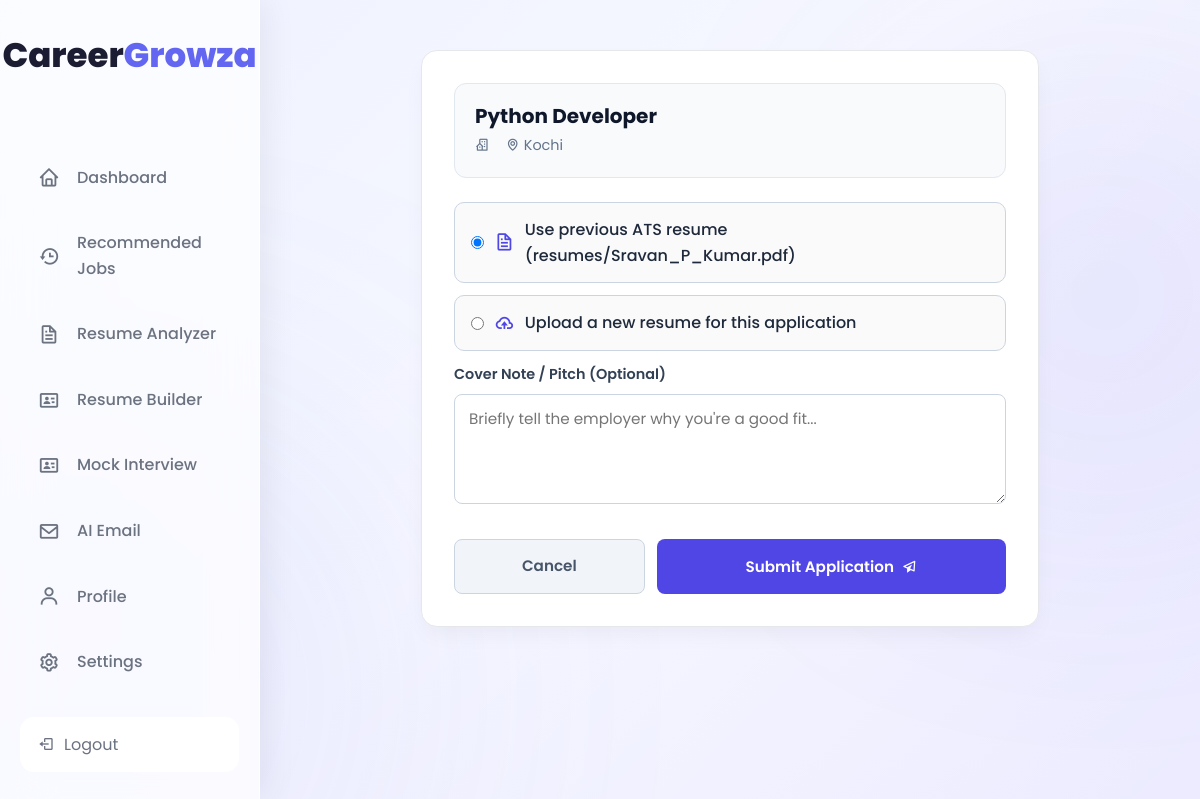
Screenshot of /jobs/apply/6/ (signed in) with the database file from the repository.
### web/models.py (models this page shows, shortened)
class RecruiterJob(models.Model):
    recruiter = models.ForeignKey(User, on_delete=models.CASCADE, limit_choices_to={'is_staff': True}) # Or extend via a profile type
    title = models.CharField(max_length=255)
    company_name = models.CharField(max_length=255)
    location = models.CharField(max_length=255)
    description = models.TextField()
    salary = models.CharField(max_length=100, blank=True, null=True, help_text="e.g. ₹6,000,000 - ₹12,000,000 PA or $80k - $100k")
    experience_required = models.CharField(max_length=100, blank=True, null=True, help_text="e.g. 2-4 Years or Entry Level")
    required_skills = models.JSONField(default=list, blank=True)
    redirect_url = models.URLField(blank=True, null=True, help_text="Link to external application form if applicable")
    created_at = models.DateTimeField(auto_now_add=True)

class ATSResult(models.Model):
    user = models.ForeignKey(User, on_delete=models.CASCADE)
    resume = models.FileField(upload_to="resumes/")
    job_description = models.TextField()
    resume_json = models.JSONField()
    jd_json = models.JSONField()
    ats_score = models.FloatField(default=0)
    matched_skills = models.JSONField(default=list)
    missing_skills = models.JSONField(default=list)
    recommended_skills = models.JSONField(default=list)
    strengths = models.JSONField(default=list)
    improvements = models.JSONField(default=list)
    created_at = models.DateTimeField(auto_now_add=True)

### web/views.py (the view, shortened to what this page needs)
@login_required
def apply_job_view(request, job_id):
    job = get_object_or_404(RecruiterJob, id=job_id)
    existing_application = Application.objects.filter(job=job, applicant=request.user).exists()
    if existing_application:
        messages.warning(request, f"You have already applied for '{job.title}'.")
        return redirect('dashboard')
    user_profile = getattr(request.user, 'profile', None)
    latest_ats_result = ATSResult.objects.filter(user=request.user).order_by('-created_at').first()
    latest_resume = None
    if latest_ats_result and latest_ats_result.resume:
        latest_resume = latest_ats_result.resume
    elif user_profile and hasattr(user_profile, 'resume') and user_profile.resume:
        latest_resume = user_profile.resume
    return render(request, 'apply_job.html', {'job': job, 'latest_resume': latest_resume})

### web/templates/apply_job.html (shortened to what this page needs)
{% load static %}
<!DOCTYPE html>
<html lang="en">
<head>
  <link rel="stylesheet" href="https://unpkg.com/boxicons@2.1.4/css/boxicons.min.css">
  <link rel="stylesheet" href="{% static 'css/common.css' %}">
  <link rel="stylesheet" href="{% static 'css/layout.css' %}">
  <link rel="stylesheet" href="{% static 'css/sidebar.css' %}">
</head>
<body>
{% include "navbar.html" with active_page="dashboard" %}
<main class="main-content">
  <div class="apply-container">
    <div class="apply-card">
      <div class="job-summary">
        <h2>{{ job.title }}</h2>
        <div class="job-meta-info">
          <span><i class='bx bx-building-house'></i> {{ job.company }}</span>
          <span><i class='bx bx-map'></i> {{ job.location }}</span>
        </div>
      </div>
      <form method="POST" enctype="multipart/form-data">
        {% if latest_resume %}
          <div class="resume-choice-box">
            <label class="resume-label">
              <input type="radio" name="use_existing_resume" value="true" checked onclick="toggleUpload(false)">
              <i class='bx bx-file' style="font-size: 1.3rem; color: #4f46e5;"></i>
              <span>Use previous ATS resume ({{ latest_resume.name }})</span>
            </label>
          </div>
          <div class="resume-choice-box">
            <label class="resume-label">
              <input type="radio" name="use_existing_resume" value="false" onclick="toggleUpload(true)">
              <i class='bx bx-cloud-upload' style="font-size: 1.3rem; color: #4f46e5;"></i>
              <span>Upload a new resume for this application</span>
            </label>
          </div>
        {% else %}
          <div class="form-group">
            <label for="resume">Upload Resume (PDF or DOCX) *</label>
            <input type="file" id="resume" name="resume" class="form-control" accept=".pdf,.doc,.docx" required>
          </div>
        {% endif %}
        <div class="form-group">
          <label for="cover_note">Cover Note / Pitch (Optional)</label>
          <textarea id="cover_note" name="cover_note" class="form-control" placeholder="Briefly tell the employer why you're a good fit..."></textarea>
        </div>
        <div class="action-row">
          <a href="{% url 'dashboard' %}" class="btn-cancel">Cancel</a>
          <button type="submit" class="btn-submit">
            Submit Application <i class='bx bx-paper-plane'></i>
          </button>
        </div>
      </form>
    </div>
  </div>
</main>
</body>
</html>

### static/css/common.css (style rules this page uses)
:root { --background: linear-gradient(135deg, #eef2ff, #f7f8ff, #ecebff); --card: #ffffff; --surface: #f8f9ff; --surface-2: #eef2ff; --glass: rgba(255, 255, 255, 0.72); --glass-border: rgba(255, 255, 255, 0.75); --text: #1c1c32; --text-light: #6b7280; --border: #d8def7; --input-bg: #ffffff; --primary: #6366f1; --primary-hover: #4f46e5; --shadow: 0 10px 30px rgba(0, 0, 0, 0.08); }
* { margin: 0; padding: 0; box-sizing: border-box; font-family: 'Poppins', sans-serif; transition: background-color 0.3s ease, color 0.3s ease, border-color 0.3s ease, box-shadow 0.3s ease; }
html { scroll-behavior: smooth; }
body { min-height: 100vh; background: var(--background); color: var(--text); overflow-x: hidden; overflow-y: auto; position: relative; line-height: 1.6; }
body::before { content: ''; position: fixed; width: 450px; height: 450px; left: -120px; bottom: -120px; border-radius: 50%; background: var(--primary); filter: blur(170px); opacity: 0.18; z-index: -2; }
body::after { content: ''; position: fixed; width: 350px; height: 350px; right: -80px; top: 120px; border-radius: 50%; background: var(--primary-hover); filter: blur(150px); opacity: 0.16; z-index: -2; }
h1, h2, h3, h4, h5, h6 { color: var(--text); line-height: 1.2; }
a { text-decoration: none; color: inherit; }
button { border: none; cursor: pointer; }

### static/css/layout.css (style rules this page uses)
* { margin: 0; padding: 0; box-sizing: border-box; }
html { scroll-behavior: smooth; }
body { font-family: 'DM Sans', sans-serif; background: var(--background); color: var(--text); min-height: 100vh; overflow-x: hidden; }
.main-content { flex:1; margin-left:260px; padding:20px 24px; overflow-x:hidden; min-width:0; transition: margin-left .35s ease, padding .35s ease; }

### web/templates/apply_job.html (style rules this page uses)
.apply-container { max-width: 650px; margin: 30px auto; padding: 0 16px; }
.apply-card { background: #ffffff; border: 1px solid #e5e7eb; border-radius: 16px; padding: 32px; box-shadow: 0 10px 25px -5px rgba(0, 0, 0, 0.05); }
.job-summary { background: #f8fafc; border: 1px solid #e2e8f0; border-radius: 12px; padding: 20px; margin-bottom: 24px; }
.job-summary h2 { font-size: 1.25rem; font-weight: 700; color: #0f172a; margin: 0 0 6px 0; }
.job-meta-info { display: flex; gap: 16px; color: #64748b; font-size: 0.9rem; }
.job-meta-info span { display: flex; align-items: center; gap: 4px; }
.form-group { margin-bottom: 20px; }
.form-group label { display: block; font-size: 0.9rem; font-weight: 600; color: #334155; margin-bottom: 8px; }
.form-control { width: 100%; padding: 12px 14px; border: 1px solid #cbd5e1; border-radius: 8px; font-family: inherit; font-size: 0.95rem; box-sizing: border-box; transition: border-color 0.2s; }
textarea.form-control { resize: vertical; min-height: 110px; }
.resume-choice-box { border: 1px solid #cbd5e1; border-radius: 10px; padding: 14px 16px; margin-bottom: 12px; background: #fafafa; }
.resume-label { display: flex; align-items: center; gap: 10px; cursor: pointer; font-weight: 500; color: #1e293b; }
.action-row { display: flex; gap: 12px; margin-top: 28px; }
.btn-submit { flex: 2; background: #4f46e5; color: #ffffff; border: none; border-radius: 8px; padding: 14px; font-weight: 600; font-size: 0.95rem; cursor: pointer; display: flex; align-items: center; justify-content: center; gap: 8px; }
.btn-cancel { flex: 1; background: #f1f5f9; color: #475569; border: 1px solid #cbd5e1; border-radius: 8px; padding: 14px; font-weight: 600; font-size: 0.95rem; text-decoration: none; text-align: center; }

### rows the page displays
RecruiterJob: title "Python Developer", location "Kochi"
ATSResult: name "resumes/Sravan_P_Kumar.pdf"
